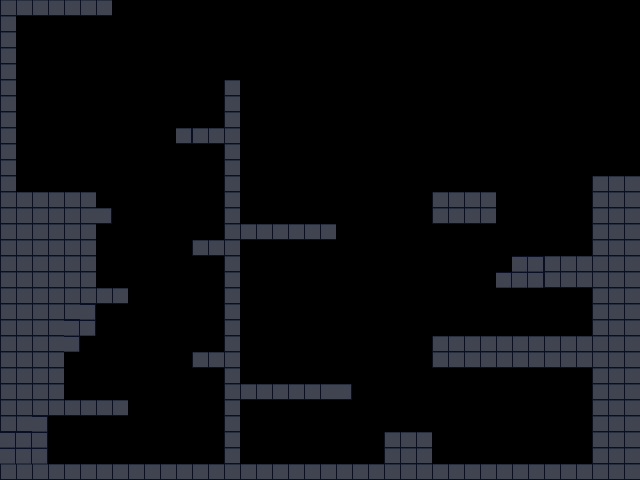

A 2D game scene composited from a Tiled map and its tileset images. What follows is a short description and the map's XML, with each tile layer's data collapsed to a summary:
An orthogonal 40x30 tile map with 16x16 px tiles, 2 tile layers (collisions, platforms), 2 hidden layers not drawn, 7 tilesets.

<map version="1.0" orientation="orthogonal" width="40" height="30" tilewidth="16" tileheight="16">
 <tileset firstgid="1" name="collision" tilewidth="16" tileheight="16">
  <image source="collision.png" width="80" height="32" />
 </tileset>
 <tileset firstgid="11" name="tile" tilewidth="16" tileheight="16">
  <image source="tiles.png" width="128" height="64" />
 </tileset>
 <tileset firstgid="43" name="bg" tilewidth="16" tileheight="16">
  <image source="level1_background.png" width="64" height="64" />
 </tileset>
 <tileset firstgid="59" name="object" tilewidth="16" tileheight="16">
  <image source="object_tile.png" width="16" height="16" />
  <tile id="0">
   <properties>
    <property name="type" value="object" />
   </properties>
  </tile>
 </tileset>
 <tileset firstgid="60" name="exit" tilewidth="16" tileheight="16">
  <image source="exit_tile.png" width="16" height="16" />
  <tile id="0">
   <properties>
    <property name="type" value="exit" />
   </properties>
  </tile>
 </tileset>
 <tileset firstgid="61" name="bluey" tilewidth="16" tileheight="16">
  <image source="bluey_tile.png" width="16" height="16" />
  <tile id="0">
   <properties>
    <property name="name" value="bluey" />
    <property name="type" value="enemy" />
   </properties>
  </tile>
 </tileset>
 <tileset firstgid="62" name="start" tilewidth="16" tileheight="16">
  <image source="start_tile.png" width="16" height="16" />
  <tile id="0">
   <properties>
    <property name="type" value="start" />
   </properties>
  </tile>
 </tileset>
 <layer name="background" width="40" height="30" visible="0">
  <properties>
   <property name="isvisible" value="true" />
  </properties>
  <data>[1200 cells, 1200 non-empty, 16 distinct tile ids]</data>
 </layer>
 <layer name="collisions" width="40" height="30" opacity="0.99">
  <properties>
   <property name="isvisible" value="false" />
  </properties>
  <data>[1200 cells, 292 non-empty, 1 distinct tile ids]</data>
 </layer>
 <layer name="platforms" width="40" height="30">
  <properties>
   <property name="isvisible" value="true" />
  </properties>
  <data>[1200 cells, 292 non-empty, 3 distinct tile ids]</data>
 </layer>
 <layer name="objects" width="40" height="30" visible="0">
  <properties>
   <property name="isvisible" value="false" />
  </properties>
  <data>[1200 cells, 3 non-empty, 3 distinct tile ids]</data>
 </layer>
</map>
